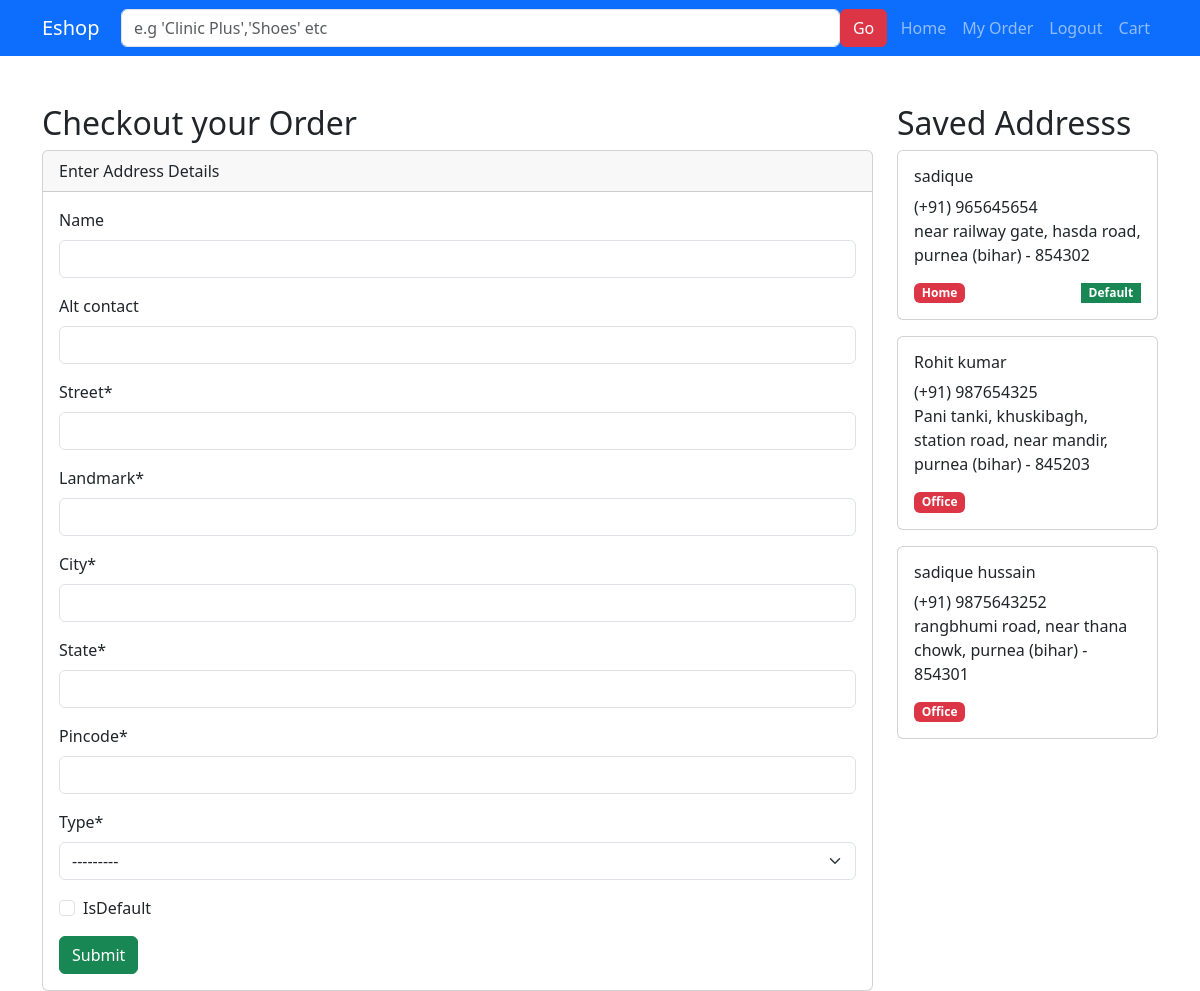
/checkout/ (signed in), run on an earlier commit of the app's database.
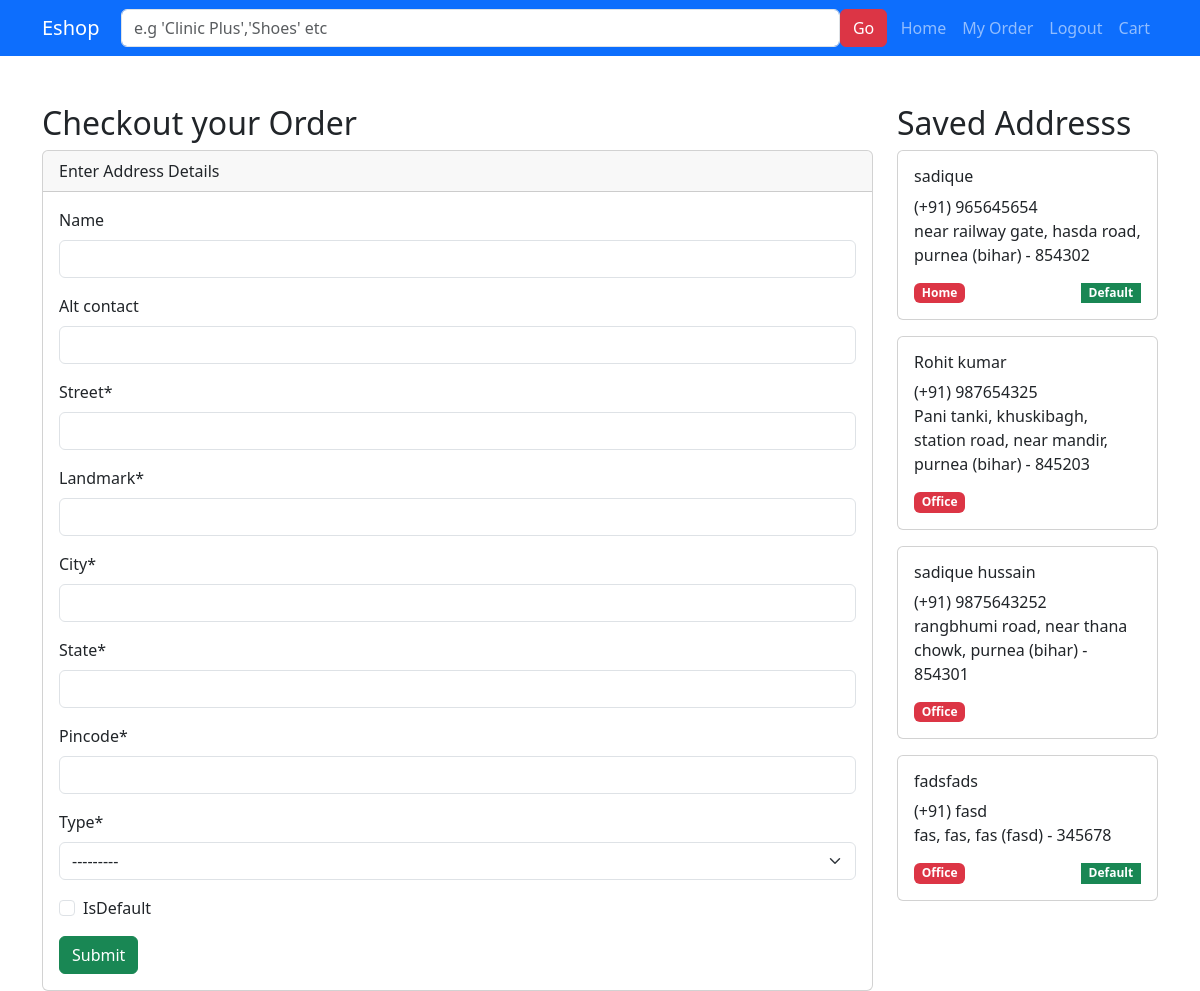
And on a later commit of the database.
### shop/models.py (models this page shows, shortened)
class Address(models.Model):
    name = models.CharField(max_length=200, null=True, blank=True)
    alt_contact = models.CharField(max_length=200, null=True, blank=True)
    street = models.CharField(max_length=200)
    landmark = models.CharField(max_length=200)
    city = models.CharField(max_length=200)
    state = models.CharField(max_length=200)
    pincode = models.IntegerField()
    type = models.CharField(max_length=20,choices=(("Home","Home"),("Office","Office")))
    isDefault = models.BooleanField(default=False)
    user = models.ForeignKey(settings.AUTH_USER_MODEL,on_delete=models.CASCADE)

### shop/views.py (the view, shortened to what this page needs)
# urls.py: path("checkout/",checkout,name="checkout"),
def checkout(r):
    form  = AddressForm(r.POST or None)
    addresses = Address.objects.filter(user=r.user)
    return render(r, "checkout.html",{"form":form, "addresses":addresses})

### shop/forms.py
class AddressForm(forms.ModelForm):
    class Meta:
        model = Address
        exclude  = ("user",)

### templates/checkout.html (shortened to what this page needs)
{% extends 'base.html' %}
{% load crispy_forms_tags %}
{% block content %}
    <div class="container mt-5">
        <div class="row">
            <div class="col-9">
                <h2>Checkout your Order </h2>
                <div class="card">
                    <div class="card-header">Enter Address Details</div>
                    <div class="card-body">
                        <form action="" method="post">
                            {{ form|crispy }}
                            <input type="submit" class="btn btn-success">
                        </form>
                    </div>
                </div>
            </div>
            <div class="col-3">
                <h2>Saved Addresss</h2>
                <div class="d-flex flex-column gap-2">
                    <form action="{% url 'checkoutWithSaveAddress' %}" method="post">
                        {% for address in addresses  %}
                            <div class="card w-100 mb-3">
                                <label>
                                <div class="card-body radio_body">
                                    <h4 class="h6">{{address.name}}</h4>
                                    <span>(+91) {{address.alt_contact}}</span>
                                    <p>{{ address.street }}, {{ address.landmark }}, {{address.city}} ({{ address.state }}) - {{ address.pincode }}</p>
                                    <div class="d-flex justify-content-between">
                                        <span class="badge bg-danger">{{ address.get_type_display }}</span>
                                        {% if address.isDefault %}
                                            <span class="badge bg-success rounded-0">Default</span>
                                        {% endif %}
                                    </div>
                                </div>
                            </label>
                            </div>
                        {% endfor %}
                    </form>
                </div>
            </div>
        </div>
    </div>
{% endblock content %}

What changed in the data, as far as the page shows it:
added Address: name "fadsfads", alt_contact "fasd", street "fas", landmark "fas", city "fas", state "fasd", pincode "345678", type "Office", isDefault "Default"
